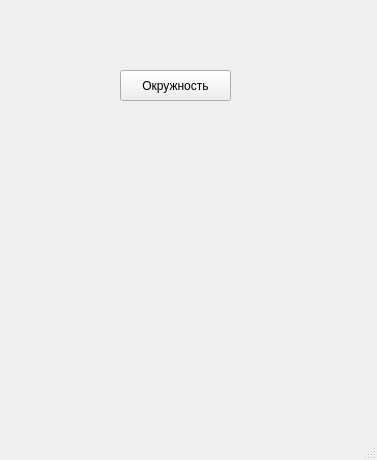
<?xml version="1.0" encoding="UTF-8"?>
<ui version="4.0">
 <class>MainWindow</class>
 <widget class="QMainWindow" name="MainWindow">
  <property name="geometry">
   <rect>
    <x>0</x>
    <y>0</y>
    <width>377</width>
    <height>460</height>
   </rect>
  </property>
  <property name="windowTitle">
   <string>MainWindow</string>
  </property>
  <widget class="QWidget" name="centralwidget">
   <widget class="QPushButton" name="pushButton">
    <property name="geometry">
     <rect>
      <x>120</x>
      <y>70</y>
      <width>111</width>
      <height>31</height>
     </rect>
    </property>
    <property name="text">
     <string>Окружность</string>
    </property>
   </widget>
  </widget>
  <widget class="QMenuBar" name="menubar">
   <property name="geometry">
    <rect>
     <x>0</x>
     <y>0</y>
     <width>377</width>
     <height>21</height>
    </rect>
   </property>
  </widget>
  <widget class="QStatusBar" name="statusbar"/>
 </widget>
 <resources/>
 <connections/>
</ui>
